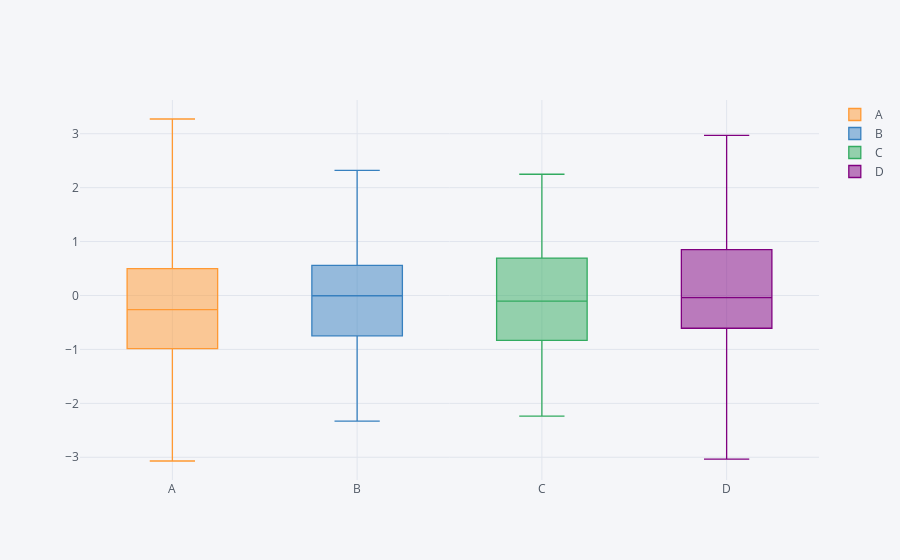

Source (notebook cell):
### Code cell
df1.iplot(kind='box', size=2)
